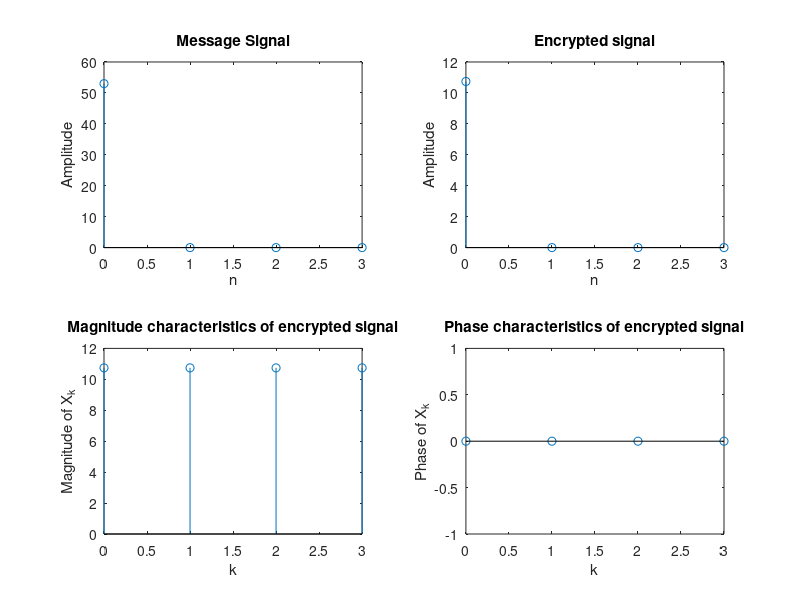

Write MATLAB code to recreate this figure. (Note: this script raises an error after producing the figure.)
clear all
close all
clc
msg=input('Enter the message to be encrypted','s');%Takes a string input
disp('Length of message');
disp(length(msg));
%% Message encryption
if(mod(length(msg),4)>0)
 a=ceil((length(msg))/4);
else
 a=length(msg)/4;
end 
msg_matrix=zeros(a,4);
for p=1:length(msg)
 msg_matrix(p)=double(msg(p));%Each letter gets converted to its unicode value
end
disp('Message matrix');
disp(msg_matrix);
msg_arr=reshape(msg_matrix,1,[]);
encryption_matrix=rand(a,a);
while det(encryption_matrix)==0
 encryption_matrix=rand(a,a);
end
disp('Encryption matrix');
disp(encryption_matrix);
encrypted_msg=encryption_matrix*msg_matrix;
encrypted_msg_arr=reshape(encrypted_msg,1,[]);%Converts matrix to a row array
disp('Encrypted Message matrix');
disp(encrypted_msg);
disp('Encrypted Message array');
disp(encrypted_msg_arr);
%% Finding the DFT of the Encrypted Message
range_msg = 0:1:(length(msg_arr)-1);%Defining range to plot necessary graphs
N=length(encrypted_msg_arr);
c=0:1:(N-1);
X_k=zeros(1,N);%Initializing DFT sequence array
IX_n=zeros(1,N);%Initializing IDFT sequence array
for k=0:(N-1)
 for n=0:(N-1)
 X_k(k+1)=X_k(k+1)+((encrypted_msg_arr(n+1))*exp(-2i*pi*k*n/N));
 end
end
disp('Discrete Fourier Transform of Encrypted Message');
disp(X_k);
%% Finding the IDFT
for n=0:(N-1)
 for k=0:(N-1)
 IX_n(n+1)=IX_n(n+1)+((1/N)*((X_k(k+1)*exp(2i*pi*k*n/N))));
 end
end
disp('Inverse Discrete Fourier Transform');
disp(IX_n);
%% Plotting frequency characteristics of the encrypted signal
subplot(2,2,1);
stem(range_msg,msg_arr);
xlabel('n');
ylabel('Amplitude');
title('Message Signal');
subplot(2,2,2);
stem(c,encrypted_msg_arr);
xlabel('n');
ylabel('Amplitude');
title('Encrypted signal');
subplot(2,2,3);
stem(c,abs(X_k));
xlabel('k');
ylabel('Magnitude of X_k');
title('Magnitude characteristics of encrypted signal');
subplot(2,2,4);
stem(c,(angle(X_k)*180/pi));
xlabel('k');
ylabel('Phase of X_k');
title(' Phase characteristics of encrypted signal ');
%% Message Decryption and Recovery
encryption_matrix_inv=inv(encryption_matrix);
disp('Inverse of Encryption matrix');
disp(encryption_matrix_inv);
orig_msg=encryption_matrix_inv * encrypted_msg;
disp('Recovered message matrix');
disp(orig_msg);
orig_msg_arr=reshape(orig_msg,1,[]);
orig_msg_arr=round(orig_msg_arr,0);
disp('Recovered Message');
disp(char(orig_msg_arr));
